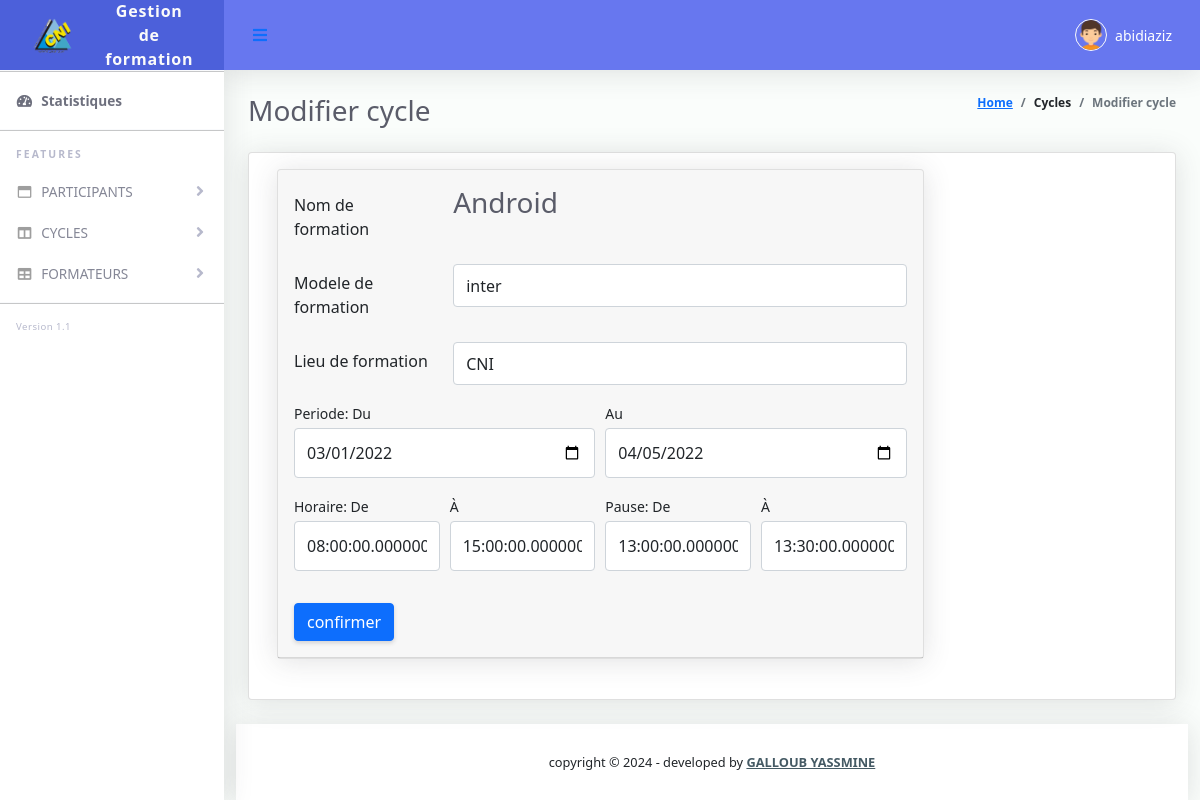
Screenshot of /admin/modifier.php?Numero_cycle=111 (signed in) with the database file from the repository.
### tables this page shows
CREATE TABLE `cycle` (
  `Numero_cycle` int(11) NOT NULL,
  `theme` varchar(255) NOT NULL,
  `modele` varchar(255) NOT NULL,
  `lieu` varchar(255) NOT NULL,
  `gouvernorat` varchar(255) NOT NULL,
  `numsalle` varchar(255) NOT NULL,
  `debut_periode` date NOT NULL,
  `fin_periode` date NOT NULL,
  `debut_horaire` time(6) NOT NULL,
  `fin_horaire` time(6) NOT NULL,
  `debut_pause` time(6) NOT NULL,
  `fin_pause` time(6) NOT NULL,
  `image` text NOT NULL,
  `nomprenom_formateur` varchar(255) NOT NULL
);

### admin/modifier.php (the view, shortened to what this page needs)
<!DOCTYPE html>
<html lang="en">
<head>
  <link href="../vendor/fontawesome-free/css/all.min.css" rel="stylesheet" type="text/css">
  <link href="../vendor/bootstrap/css/bootstrap.min.css" rel="stylesheet" type="text/css">
  <link href="https://cdn.jsdelivr.net/npm/bootstrap@5.1.3/dist/css/bootstrap.min.css" rel="stylesheet">
  <link href="../css/ruang-admin.min.css" rel="stylesheet">
  <link href="../vendor/datatables/dataTables.bootstrap4.min.css" rel="stylesheet">
</head>
<?php
 include("../connexion/connexion.php");
?>
<body id="page-top">
  <div id="wrapper">
     <ul class="navbar-nav sidebar sidebar-light accordion" id="accordionSidebar">
      <a class="sidebar-brand d-flex align-items-center justify-content-center" href="admin.php">
        <div class="sidebar-brand-icon">
        <img src="../img/logo/logo_cni.png">
        </div>
        <div class="sidebar-brand-text mx-3">Gestion de formation</div>
      </a>
      <hr class="sidebar-divider my-0">
      <li class="nav-item active">
        <a class="nav-link" href="admin.php">
          <i class="fas fa-fw fa-tachometer-alt"></i>
          <span>Statistiques</span></a>
      </li>
      <hr class="sidebar-divider">
      <div class="sidebar-heading">
        Features
      </div>
      <li class="nav-item">
        <a class="nav-link collapsed" href="#" data-toggle="collapse" data-target="#collapseBootstrap"
          aria-expanded="true" aria-controls="collapseBootstrap">
          <i class="far fa-fw fa-window-maximize"></i>
          <span>PARTICIPANTS</span>
        </a>
      </li>
     <li class="nav-item">
        <a class="nav-link collapsed" href="#" data-toggle="collapse" data-target="#collapsePage" aria-expanded="true"
          aria-controls="collapsePage">
          <i class="fas fa-fw fa-columns"></i>
          <span>CYCLES</span>
        </a>
      </li>
      <li class="nav-item">
        <a class="nav-link collapsed" href="#" data-toggle="collapse" data-target="#collapseTable" aria-expanded="true"
          aria-controls="collapseTable">
          <i class="fas fa-fw fa-table"></i>
          <span>FORMATEURS</span>
        </a>
      </li>
      <hr class="sidebar-divider">
      <div class="version" id="version-ruangadmin"></div>
    </ul>
    <div id="content-wrapper" class="d-flex flex-column">
      <div id="content">
         <nav class="navbar navbar-expand navbar-light bg-navbar topbar mb-4 static-top">
          <button id="sidebarToggleTop" class="btn btn-link rounded-circle mr-3">
            <i class="fa fa-bars"></i>
          </button>
          <ul class="navbar-nav ml-auto">
            <li class="nav-item dropdown no-arrow">
              <a class="nav-link dropdown-toggle" href="#" id="userDropdown" role="button" data-toggle="dropdown"
                aria-haspopup="true" aria-expanded="false">
                <img class="img-profile rounded-circle" src="../img/boy.png" style="max-width: 60px">
                <span class="ml-2 d-none d-lg-inline text-white small"><?php echo $_SESSION["username"]; ?></span>
              </a>
            </li>
          </ul>
        </nav>
        <div class="container-fluid" id="container-wrapper">
          <div class="d-sm-flex align-items-center justify-content-between mb-4">
            <h1 class="h3 mb-0 text-gray-800">Modifier cycle</h1>
            <ol class="breadcrumb">
              <li class="breadcrumb-item"><a href="./">Home</a></li>
              <li class="breadcrumb-item">Cycles</li>
              <li class="breadcrumb-item active" aria-current="page">Modifier cycle</li>
            </ol>
          </div>
          <?php
          if (isset($_GET['Numero_cycle']))
 {
    $id = $_GET['Numero_cycle'];
    try{
    $sth2 = $bdd->prepare("SELECT * FROM cycle where Numero_cycle='$id'");
            $sth2->execute();
            $result = $sth2->fetchAll();
            foreach ($result as $row) {
 ?>
         <div class="row">
            <div class="col-lg-12">
              <div class="card mb-4">
                <div class="card-body">
         <form method="POST" action="">
                    <div class="col-lg-9">
              <div class="card mb-4">
                <div class="card-header py-3">
                    <div class="form-group row">
                         <label for="theme" class="col-sm-3 col-form-label">Nom de formation</label>
                      <div class="col-sm-9">
                        <h4 class="h3 mb-0 text-gray-800"> <?php echo( $row['theme']) ?></h4>
                      </div>
                    </div>
                    <div class="form-group row">
                      <label for="nom" class="col-sm-3 col-form-label">Modele de formation</label>
                      <div class="col-sm-9">
                        <input type="text" name="modele" class="form-control" id="nom" value="<?php echo( $row['modele']) ?>" required>
                      </div>
                    </div>
                    <div class="form-group row">
                      <label for="nom" class="col-sm-3 col-form-label">Lieu de formation</label>
                      <div class="col-sm-9">
                        <input type="text" name="lieu" class="form-control" id="nom" value="<?php echo( $row['lieu']) ?>" required>
                      </div>
                    </div>
                    <div class="form-row">
                     <div class="col-md-6">
                        <div class="form-group">
                        <label class="small mb-1" for="inputDate">Periode: Du</label>
                        <input class="form-control py-4" id="inputDate" type="date" name="datedebut" value="<?php echo( $row['debut_periode']) ?>" required />
                        </div>
                     </div>
                    <div class="col-md-6">
                        <div class="form-group">
                        <label class="small mb-1" for="inputDate">Au</label>
                        <input class="form-control py-4" id="inputDate" type="date" name="datefin" value="<?php echo( $row['fin_periode']) ?>" required />
                    </div>
                    </div>
                    </div>
                    <div class="form-row">
                      <div class="col-md-3">
                        <div class="form-group">
                          <label class="small mb-1" for="inputtime">Horaire: De</label>
                          <input class="form-control py-4" id="inputtime" type="text" name="horairedebut" value="<?php echo( $row['debut_horaire']) ?>"   />
                        </div>
                      </div>
                      <div class="col-md-3">
                        <div class="form-group">
                          <label class="small mb-1" for="inputtime">À</label>
                          <input class="form-control py-4" id="inputtime" type="text" name="horairefin"  value="<?php echo( $row['fin_horaire']) ?>"  />
                        </div>
                      </div>
                      <div class="col-md-3">
                        <div class="form-group">
                          <label class="small mb-1" for="inputtime">Pause: De</label>
                          <input class="form-control py-4" id="inputtimepause" type="text" name="pausedebut" value="<?php echo( $row['debut_pause']) ?>"   />
                        </div>
                       </div>
                    <div class="col-md-3">
                      <div class="form-group">
                        <label class="small mb-1" for="inputtime">À</label>
                        <input class="form-control py-4" id="inputtimepause" type="text" name="pausefin"  value="<?php echo( $row['fin_pause']) ?>"  />
                      </div>
                    </div>
                  </div>
                    <button type="submit" name="confirmer" class="btn btn-primary" >confirmer</button>
            <?php
                 }
               }catch (PDOException $e) {
                            echo "Error: " . $e->getMessage();
                        }
                    }
                  ?>
                  </form>
                </div>
                  </div>
                  </div>
                  </div>
        </div>
      </div>
      <footer class="sticky-footer bg-white">
        <div class="container my-auto">
          <div class="copyright text-center my-auto">
            <span>copyright &copy; <script> document.write(new Date().getFullYear()); </script> - developed by
              <b><a href="https://www.linkedin.com/in/mohammed-aziz-laabidi-0281731b5/" target="_blank">GALLOUB YASSMINE</a></b>
            </span>
          </div>
        </div>
      </footer>
    </div>
  </div>
</body>
</html>

### rows the page displays
cycle: theme "Android", modele "inter", lieu "CNI", datedebut "03/01/2022", datefin "04/05/2022", horairedebut "08:00:00.000000", horairefin "15:00:00.000000", pausedebut "13:00:00.000000", pausefin "13:30:00.000000"

### other values shown
$_SESSION["username"] "abidiaziz"
